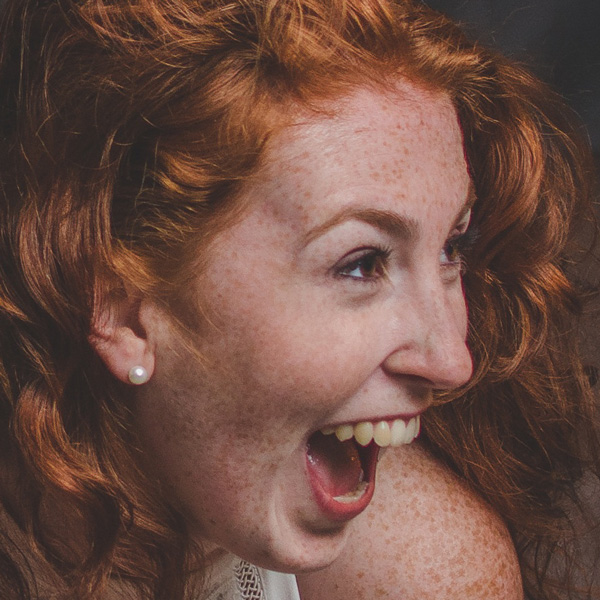
#> input picture deepfake_dataset/training_real/real_00007.jpg, 600 x 600 px; its folder holds 4 pictures in this run
$ python deepfake_detector.py
#> lines starting #> are read from the running program, lines starting #| are printed output that depends on the picture
import cv2
import os
import numpy as np
import pickle
from sklearn.model_selection import train_test_split
from sklearn.ensemble import RandomForestClassifier
from sklearn.metrics import accuracy_score

real_path = "deepfake_dataset/training_real"
fake_path = "deepfake_dataset/training_fake"

X = []
Y = []

# Real Images
for image_name in os.listdir(real_path)[:100]:

    image_path = os.path.join(real_path, image_name)

    img = cv2.imread(image_path)
#> img is the input picture: shape (600, 600, 3); mean B, G, R 68.6, 78.6, 110.2

    img = cv2.resize(img, (128, 128))
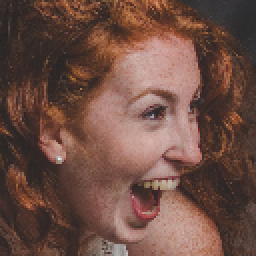
#> img: shape (128, 128, 3) (shown 2 times larger); mean B, G, R 68.6, 78.6, 110.2

    X.append(img)

    Y.append(0)
#> pass 2 of the loop `for image_name in os.listdir(real_path)[:100]:`:
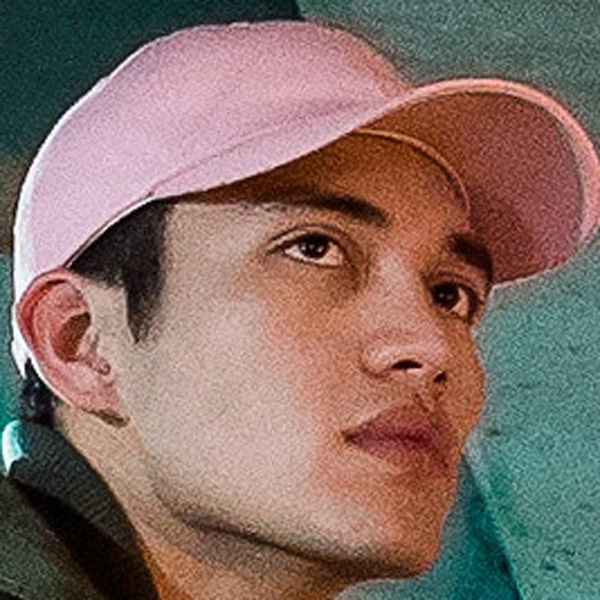
#> input picture deepfake_dataset/training_real/real_00039.jpg, 600 x 600 px
#> img is the input picture: shape (600, 600, 3); mean B, G, R 102, 109.9, 132.7
#> `img = cv2.resize(img, (128, 128))`:
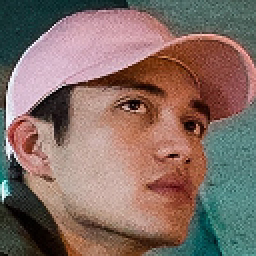
#> img: shape (128, 128, 3) (shown 2 times larger); mean B, G, R 101.9, 109.7, 132.6

# Fake Images
#> (the run stopped early here; a loop or call above may not have finished)
